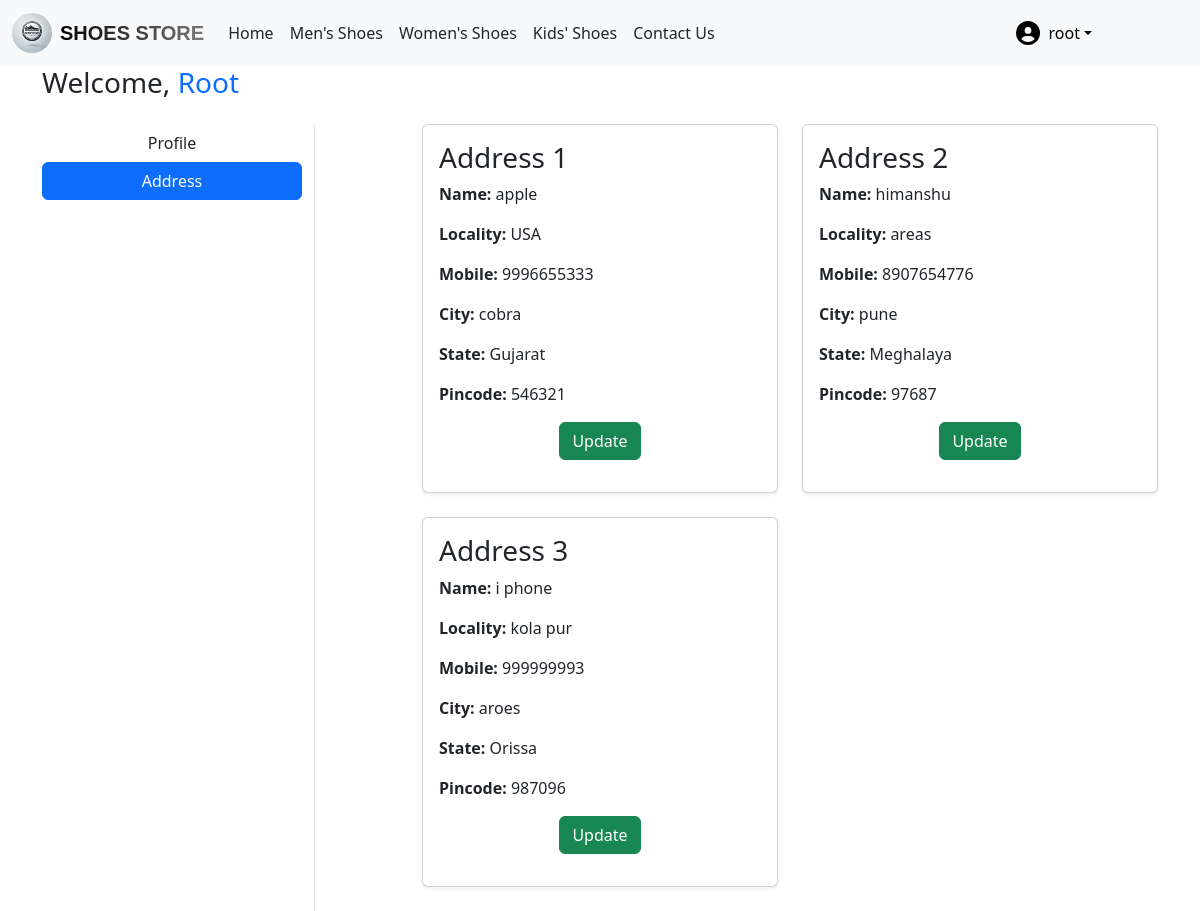
The page /address/ (signed in) on the database its author committed.
### app/models.py (models this page shows, shortened)
class Customer(models.Model):
    user = models.ForeignKey(User,on_delete=models.CASCADE)
    name = models.CharField(max_length=100)
    locality = models.CharField(max_length=200)
    city = models.CharField(max_length=50)
    mobile = models.IntegerField(default=0)
    zipcode = models.IntegerField()
    state = models.CharField(choices=STATE_CHOICES,max_length=100)

### app/views.py (the view)
# urls.py: path('address/', views.address, name='address'),
def address(request):
    add = Customer.objects.filter(user=request.user)
    return render(request, 'app/address.html', locals())

### app/templates/app/address.html (shortened to what this page needs)
{% extends "app/base.html" %}
{% load static %}
{% block main-content %}
<div class="container">
    <div class="row">
        <h3 class="mb-4">Welcome, <span class="text-capitalize text-primary">{{ request.user }}</span></h3>
        <div class="col-sm-3 border-end">
            <ul class="list-unstyled">
                <li class="d-grid "><a href="{% url 'profile' %}" class="btn ">Profile</a></li>
                <li class="d-grid"><a href="{% url 'address' %}" class="btn btn-primary">Address</a></li>
            </ul>
        </div>
        <div class="col-sm-8 offset-sm-1">
            <div class="row">
                {% for ad in add %}
                <div class="col-md-6 mb-4">
                    <div class="card shadow-sm">
                        <div class="card-body">
                            <h3>Address {{ forloop.counter }}</h3>
                            <p><strong>Name:</strong> {{ ad.name }}</p>
                            <p><strong>Locality:</strong> {{ ad.locality }}</p>
                            <p><strong>Mobile:</strong> {{ ad.mobile }}</p>
                            <p><strong>City:</strong> {{ ad.city }}</p>
                            <p><strong>State:</strong> {{ ad.state }}</p>
                            <p><strong>Pincode:</strong> {{ ad.zipcode }}</p>
                            <p class="text-center">
                                <a href="{% url 'updateaddress' pk=ad.id %}" class="btn btn-success">Update</a>
                            </p>
                        </div>
                    </div>
                </div>
                {% endfor %}
            </div>
        </div>
    </div>
</div>
{% endblock main-content %}

### app/templates/app/base.html (shortened to what this page needs)
<!DOCTYPE html>
{% load static %}
<html lang="en">
<head>
  <link rel="stylesheet" href="{% static 'app/css/style.css' %}">
  <link rel="stylesheet" href="https://cdnjs.cloudflare.com/ajax/libs/aos/2.3.4/aos.css">
  <link href="https://cdn.jsdelivr.net/npm/bootstrap@5.3.3/dist/css/bootstrap.min.css" rel="stylesheet">
  <link rel="stylesheet" href="{% static 'app/css/owl.carousel.min.css' %}" />
  <link rel="stylesheet" href="{% static 'app/css/all.min.css' %}" />
  <link rel="stylesheet" href="{% static 'app/css/style.css' %}" />
</head>
<body>
  <nav class="navbar navbar-expand-lg bg-light">
    <div class="container-fluid">
      <a class="navbar-brand d-flex align-items-center gap-2">
        <img src="{% static 'app/images/banner/shoes-logo.png.webp' %}"
             alt="ShoeStore Logo"
             width="40"
             height="40"
             class="rounded-circle">
        <span class="store-name fw-bold">Shoes Store</span>
      </a>
      <div class="collapse navbar-collapse" id="navbarNav">
        <ul class="navbar-nav me-auto mb-2 mb-lg-0">
          {% if request.user.is_authenticated %}
            <li class="nav-item">
                <a class="nav-link text-dark text-decoration-none" href="{% url 'home' %}">Home</a>
            </li>
            <li class="nav-item">
                <a class="nav-link text-dark text-decoration-none" href="{% url 'category' 'ms' %}">Men's Shoes</a>
            </li>
            <li class="nav-item">
                <a class="nav-link text-dark text-decoration-none" href="{% url 'category' 'ws' %}">Women's Shoes</a>
            </li>
            <li class="nav-item">
                <a class="nav-link text-dark text-decoration-none" href="{% url 'category' 'ks' %}">Kids' Shoes</a>
            </li>
            <li class="nav-item">
                <a class="nav-link text-dark text-decoration-none" href="{% url 'contact' %}">Contact Us</a>
            </li>
        </ul>
    <ul class="navbar-nav ms-auto mb-2 mb-lg-0" style="margin-right:80px;">
      <li class="nav-item dropdown mx-2">
          <a class="nav-link dropdown-toggle text-black d-flex align-items-center" href="#" id="profileDropdown" data-bs-toggle="dropdown">
              <i class="fas fa-user-circle me-2" style="font-size: 1.5rem;"></i>
              {% if request.user.is_authenticated %}
                  {{ request.user.first_name|default:request.user.username }}
              {% else %}
                  Guest
              {% endif %}
          </a>
      </li>
  </ul>
        {% endif %}
      </div>
    </div>
  </nav>
  {% block main-content %}{% endblock %}
</body>
</html>

### app/templates/app/base.html (style rules this page uses)
.store-name { font-family: 'Poppins', sans-serif; font-size: 20px; text-transform: uppercase; background: linear-gradient(to right, #000, #777); -webkit-background-clip: text; -webkit-text-fill-color: transparent; }
.nav-link { position: relative; }
.nav-link::before { content: ''; position: absolute; left: 0; bottom: 0; width: 0; height: 2px; background-color: black; transition: width 0.5s ease; }
.nav-item.dropdown .nav-link::before { display: none; }

### rows shown on the page
Customer: name "apple", locality "USA", mobile "9996655333", city "cobra", state "Gujarat", zipcode "546321"
Customer: name "himanshu", locality "areas", mobile "8907654776", city "pune", state "Meghalaya", zipcode "97687"
Customer: name "i phone", locality "kola pur", mobile "999999993", city "aroes", state "Orissa", zipcode "987096"

### other values the page prints
{{ request.user.first_name|default:request.user.username }} "root"
{{ request.user }} "Root"
